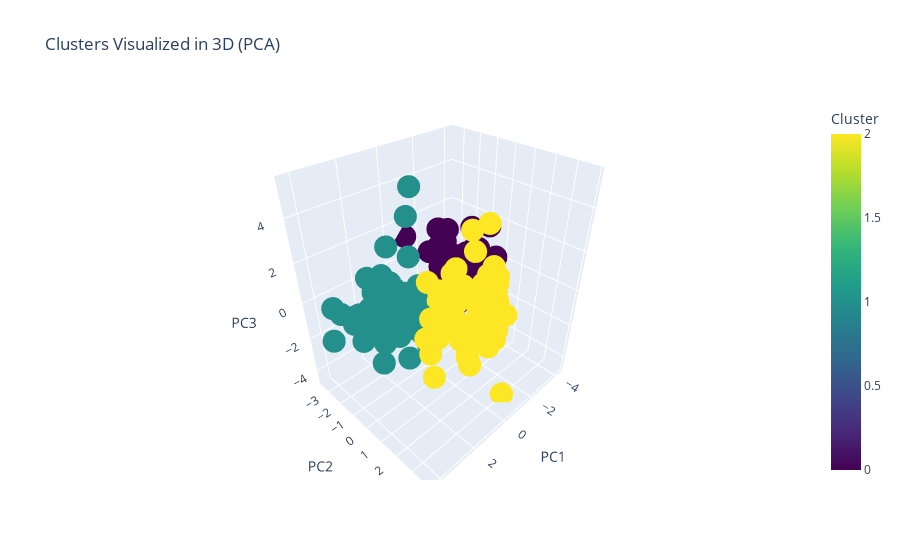

Notebook code cell kept with this figure:
### Markdown cell above
##### **Using the optimal k, visualize the resulting clusters on three dimensions using `PCA`. [2]**

### Code cell
# Importing PCA
from sklearn.decomposition import PCA
import plotly.express as px
import plotly.graph_objects as go

cluster_labels = kmeanModels[2].predict(X)
pca = PCA(n_components=3)
data_pca = pca.fit_transform(X)

# Convert PCA data to a DataFrame for Plotly
pca_df = pd.DataFrame(data_pca, columns=["PC1", "PC2", "PC3"])
pca_df['Cluster'] = cluster_labels

# Create an interactive 3D scatter plot with Plotly
fig = px.scatter_3d(
    pca_df,
    x="PC1",
    y="PC2",
    z="PC3",
    color="Cluster",
    title="Clusters Visualized in 3D (PCA)",
    labels={"Cluster": "Cluster"},
    color_continuous_scale="Viridis"  # Choose a color scheme
)

# Hiển thị biểu đồ
fig.show()

### Figure 1 — Plotly figure (JSON) as saved in the notebook; plotly's stock layout.template omitted (floating-point values rounded to 4 significant figures; data arrays with more than 128 entries replaced by an {"elided": "..."} marker saying what was removed)
{"data": [{"hovertemplate": "PC1=%{x}<br>PC2=%{y}<br>PC3=%{z}<br>Cluster=%{marker.color}<extra></extra>", "legendgroup": "", "marker": {"color": {"elided": "178 int values"}, "coloraxis": "coloraxis", "symbol": "circle"}, "mode": "markers", "name": "", "scene": "scene", "showlegend": false, "type": "scatter3d", "x": {"elided": "178 float values"}, "y": {"elided": "178 float values"}, "z": {"elided": "178 float values"}}], "layout": {"coloraxis": {"colorbar": {"title": {"text": "Cluster"}}, "colorscale": [[0, "#440154"], [0.1111, "#482878"], [0.2222, "#3e4989"], [0.3333, "#31688e"], [0.4444, "#26828e"], [0.5556, "#1f9e89"], [0.6667, "#35b779"], [0.7778, "#6ece58"], [0.8889, "#b5de2b"], [1, "#fde725"]]}, "legend": {"tracegroupgap": 0}, "scene": {"domain": {"x": [0, 1], "y": [0, 1]}, "xaxis": {"title": {"text": "PC1"}}, "yaxis": {"title": {"text": "PC2"}}, "zaxis": {"title": {"text": "PC3"}}}, "title": {"text": "Clusters Visualized in 3D (PCA)"}}}
